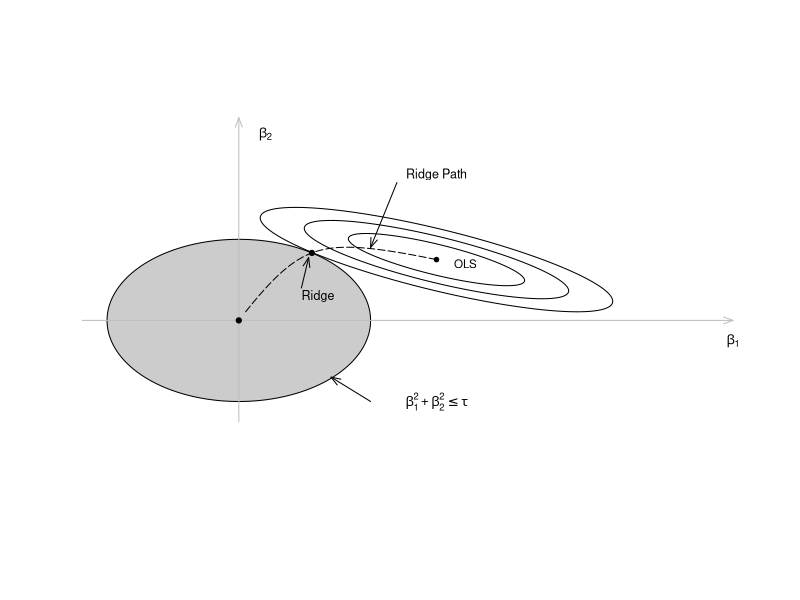
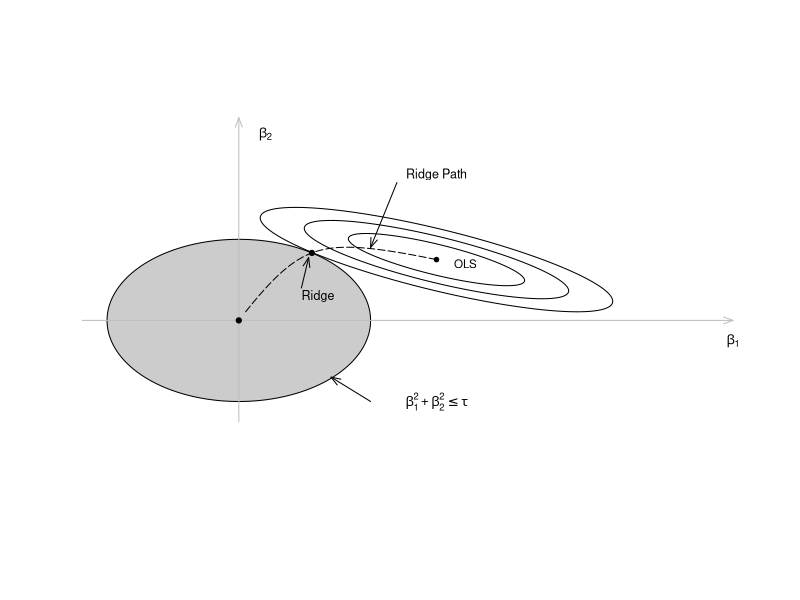

Write the R code that produced these figures, in order.
#####################################
### This file generates Figure 29.1
### Ridge Regression
#####################################
### Uses package spatstat
#####################################

library(spatstat)

x <- seq(-1,1,by=0.001)
y <- sqrt(1 - x^2)
beta <- matrix(c(3/2,3/4))
phi <- -pi/8
a <- 1.44
b <- a/4
Q <- matrix(0,2,2)
cphi <- cos(phi)
sphi <- sin(phi)
Q[1,1] <- (cphi/a)^2 + (sphi/b)^2
Q[2,2] <- (sphi/a)^2 + (cphi/b)^2
Q[1,2] <- Q[2,1] <- cphi*sphi*(1/a^2 - 1/b^2)

f <- function(x,c) t(beta)%*%Q%*%solve(Q+diag(2)*x)%*%solve(Q+diag(2)*x)%*%Q%*%beta-c
ridge <- uniroot(f,c(0,100),c=1)
lambda <- ridge$root
bridge <- solve(Q+diag(2)*lambda)%*%Q%*%beta

G <- 200
cmax <- t(beta)%*%beta
betas <- matrix(0,G,2)
for (i in 1:G){
  ci <- i*cmax/G
  ridge <- uniroot(f,c(0,1000),c=ci)
  lambdai <- ridge$root
  bi <- solve(Q+diag(2)*lambdai)%*%Q%*%beta
  betas[i,] <- t(bi)
}


pdf("HANSEN29-1.pdf",family="Helvetica",colormodel='cmyk',width=4.5,height=4.5)
plot.new()
plot.window(c(-1,3.75),c(-2,2.75))
polygon(c(x,rev(x)),c(y,rev(-y)),col=gray(.8))
arrows(-2,0,3.75,0,angle=20,length=.1,col="grey")
arrows(0,-1.25,0,2.5,angle=20,length=.1,col="grey")
text(3.75,-.25,expression(beta[1]),cex=.8)
text(.2,2.3,expression(beta[2]),cex=.8)
points(beta[1],beta[2],pch=19,col="black",cex=.6)
text(1.72,.7,"OLS",cex=.7)
W1 <- ellipse(a=a,b=b,centre=beta,phi=phi,npoly=1024)
plot(W1,add=TRUE)
W2 <- ellipse(a=a/2,b=b/2,centre=beta,phi=phi,npoly=1024)
plot(W2,add=TRUE)
W3 <- ellipse(a=a*3/4,b=b*3/4,centre=beta,phi=phi,npoly=1024)
plot(W3,add=TRUE)
points(bridge[1],bridge[2],pch=19,col="black",cex=.7)
text(.6,.3,"Ridge",cex=.75)
arrows(.475,.4,.53,.775,angle=20,length=.1)
text(1.5,-1,expression(beta[1]^2+beta[2]^2<=tau),cex=.8)
arrows(1,-1,.7,-.7,angle=20,length=.1)
text(1.5,1.8,"Ridge Path",cex=.75)
arrows(1.2,1.7,1,.9,angle=20,length=.1)
points(0,0,pch=19,col="black",cex=.7)
lines(betas[,1],betas[,2],lty=5)
dev.off()

postscript("HANSEN29-1.eps",paper="special",width=4.5,height=4.5,horizontal=FALSE,onefile=FALSE,family="Helvetica",colormodel='cmyk')
plot.new()
plot.window(c(-1,3.75),c(-2,2.75))
polygon(c(x,rev(x)),c(y,rev(-y)),col=gray(.8))
arrows(-2,0,3.75,0,angle=20,length=.1,col="grey")
arrows(0,-1.25,0,2.5,angle=20,length=.1,col="grey")
text(3.75,-.25,expression(beta[1]),cex=.8)
text(.2,2.3,expression(beta[2]),cex=.8)
points(beta[1],beta[2],pch=19,col="black",cex=.6)
text(1.72,.7,"OLS",cex=.7)
W1 <- ellipse(a=a,b=b,centre=beta,phi=phi,npoly=1024)
plot(W1,add=TRUE)
W2 <- ellipse(a=a/2,b=b/2,centre=beta,phi=phi,npoly=1024)
plot(W2,add=TRUE)
W3 <- ellipse(a=a*3/4,b=b*3/4,centre=beta,phi=phi,npoly=1024)
plot(W3,add=TRUE)
points(bridge[1],bridge[2],pch=19,col="black",cex=.7)
text(.6,.3,"Ridge",cex=.75)
arrows(.475,.4,.53,.775,angle=20,length=.1)
text(1.5,-1,expression(beta[1]^2+beta[2]^2<=tau),cex=.8)
arrows(1,-1,.7,-.7,angle=20,length=.1)
text(1.5,1.8,"Ridge Path",cex=.75)
arrows(1.2,1.7,1,.9,angle=20,length=.1)
points(0,0,pch=19,col="black",cex=.7)
lines(betas[,1],betas[,2],lty=5)
dev.off()
